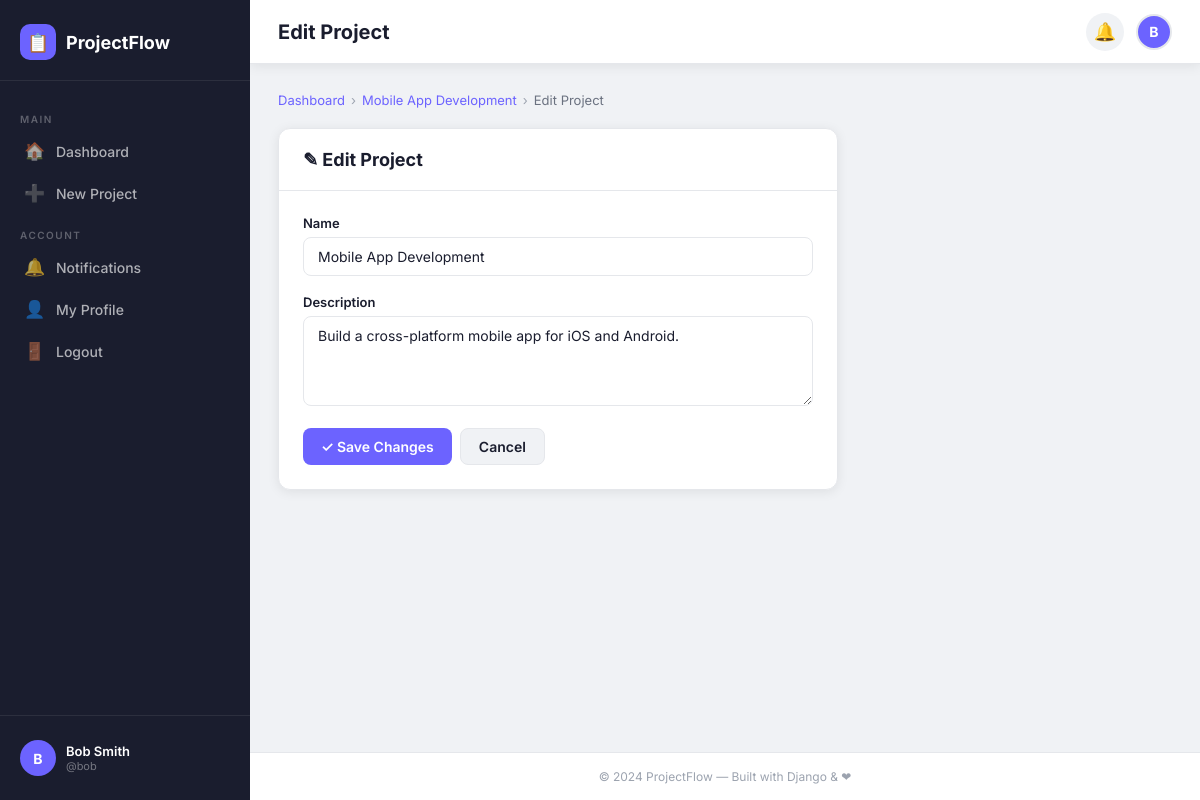
Page /projects/2/edit/ (signed in) on the committed database.
### projects/models.py (models this page shows, shortened)
class Project(models.Model):
    name = models.CharField(max_length=200)
    description = models.TextField(blank=True)
    owner = models.ForeignKey(User, on_delete=models.CASCADE, related_name='owned_projects')
    created_at = models.DateTimeField(auto_now_add=True)
    updated_at = models.DateTimeField(auto_now=True)
    class Meta:
        ordering = ['-created_at']

### projects/views.py (the view)
# urls.py: path('projects/<int:pk>/edit/', views.project_edit, name='project_edit'),
@login_required
def project_edit(request, pk):
    project = get_object_or_404(Project, pk=pk, owner=request.user)
    if request.method == 'POST':
        form = ProjectForm(request.POST, instance=project)
        if form.is_valid():
            form.save()
            messages.success(request, 'Project updated successfully!')
            return redirect('project_detail', pk=project.pk)
    else:
        form = ProjectForm(instance=project)
    return render(request, 'projects/project_form.html', {
        'form': form,
        'project': project,
        'action': 'Edit'
    })

### projects/forms.py
class ProjectForm(forms.ModelForm):
    class Meta:
        model = Project
        fields = ['name', 'description']
        widgets = {
            'name': forms.TextInput(attrs={
                'class': 'form-input',
                'placeholder': 'Project name...'
            }),
            'description': forms.Textarea(attrs={
                'class': 'form-input',
                'rows': 4,
                'placeholder': 'Describe this project...'
            }),
        }

### projectmanager/context_processors.py (called while the page is built)
def unread_notifications(request):
    if request.user.is_authenticated:
        count = Notification.objects.filter(recipient=request.user, is_read=False).count()
        return {'unread_count': count}
    return {'unread_count': 0}

### templates/projects/project_form.html (shortened to what this page needs)
{% extends 'base.html' %}
{% block page_title %}{{ action }} Project{% endblock %}
{% block content %}
<div class="breadcrumb">
  <a href="{% url 'dashboard' %}">Dashboard</a>
  <span class="breadcrumb-sep">&#8250;</span>
  {% if project %}<a href="{% url 'project_detail' project.pk %}">{{ project.name }}</a>
  <span class="breadcrumb-sep">&#8250;</span>{% endif %}
  <span>{{ action }} Project</span>
</div>
<div style="max-width:560px;">
  <div class="card">
    <div class="card-header">
      <h2 style="font-size:18px;font-weight:700;">
        {% if action == 'Create' %}&#10133; New Project{% else %}&#9998; Edit Project{% endif %}
      </h2>
    </div>
    <div class="card-body">
      <form method="POST">
        {% for field in form %}
          <div class="form-group">
            <label class="form-label">{{ field.label }}</label>
            {{ field }}
          </div>
        {% endfor %}
        <div class="flex gap-2 mt-3">
          <button type="submit" class="btn btn-primary">
            {% if action == 'Create' %}&#10133; Create Project{% else %}&#10003; Save Changes{% endif %}
          </button>
          {% if project %}
            <a href="{% url 'project_detail' project.pk %}" class="btn btn-secondary">Cancel</a>
          {% else %}
            <a href="{% url 'dashboard' %}" class="btn btn-secondary">Cancel</a>
          {% endif %}
        </div>
      </form>
    </div>
  </div>
</div>
{% endblock %}

### templates/base.html (shortened to what this page needs)
{% load static %}
<!DOCTYPE html>
<html lang="en">
<head>
  <link rel="stylesheet" href="{% static 'css/style.css' %}">
</head>
<body>
<div class="app-layout">
  <aside class="sidebar" id="sidebar">
    <div class="sidebar-brand">
      <a href="{% url 'dashboard' %}" class="brand-logo">
        <div class="brand-icon">&#128203;</div>
        <span class="brand-name">ProjectFlow</span>
      </a>
    </div>
    <nav class="sidebar-nav">
      <div class="nav-section-title">Main</div>
      <a href="{% url 'dashboard' %}" class="nav-link {% if request.resolver_match.url_name == 'dashboard' %}active{% endif %}">
        <span class="nav-icon">&#127968;</span> Dashboard
      </a>
      <a href="{% url 'project_create' %}" class="nav-link {% if request.resolver_match.url_name == 'project_create' %}active{% endif %}">
        <span class="nav-icon">&#10133;</span> New Project
      </a>
      <div class="nav-section-title">Account</div>
      <a href="{% url 'notifications' %}" class="nav-link {% if request.resolver_match.url_name == 'notifications' %}active{% endif %}">
        <span class="nav-icon">&#128276;</span> Notifications
      </a>
      <a href="{% url 'profile' %}" class="nav-link {% if request.resolver_match.url_name == 'profile' %}active{% endif %}">
        <span class="nav-icon">&#128100;</span> My Profile
      </a>
      <a href="{% url 'logout' %}" class="nav-link">
        <span class="nav-icon">&#128682;</span> Logout
      </a>
    </nav>
    <div class="sidebar-footer">
      <div class="user-info-sidebar">
        <div class="user-avatar">
          {% if request.user.profile.avatar %}
            <img src="{{ request.user.profile.avatar.url }}" alt="avatar">
          {% else %}
            {{ request.user.username|first|upper }}
          {% endif %}
        </div>
        <div class="user-meta">
          <div class="user-name">{{ request.user.get_full_name|default:request.user.username }}</div>
          <div class="user-role">@{{ request.user.username }}</div>
        </div>
      </div>
    </div>
  </aside>
  <div class="main-content">
    <header class="navbar">
      <div class="navbar-left">
        <span class="page-title">{% block page_title %}Dashboard{% endblock %}</span>
      </div>
      <div class="navbar-right">
        <a href="{% url 'notifications' %}" class="notif-btn">
          &#128276;
        </a>
        <a href="{% url 'profile' %}" class="user-avatar" style="border:2px solid var(--border);">
          {% if request.user.profile.avatar %}
            <img src="{{ request.user.profile.avatar.url }}" alt="avatar">
          {% else %}
            {{ request.user.username|first|upper }}
          {% endif %}
        </a>
      </div>
    </header>
    <main class="page-content fade-in">
      {% block content %}{% endblock %}
    </main>
    <footer class="footer">
      &copy; 2024 ProjectFlow &mdash; Built with Django &amp; &#10084;
    </footer>
  </div>
</div>
</body>
</html>

### rows in the picture
Project: name "Mobile App Development", form "Mobile App Development" "Build a cross-platform mobile app for iOS and Android."

### other values in the picture
{{ request.user.username|first|upper }} "B"
{{ request.user.get_full_name|default:request.user.username }} "Bob Smith"
{{ request.user.username }} "bob"
{{ action }} "Edit"
{{ field.label }} "Name" "Description"
